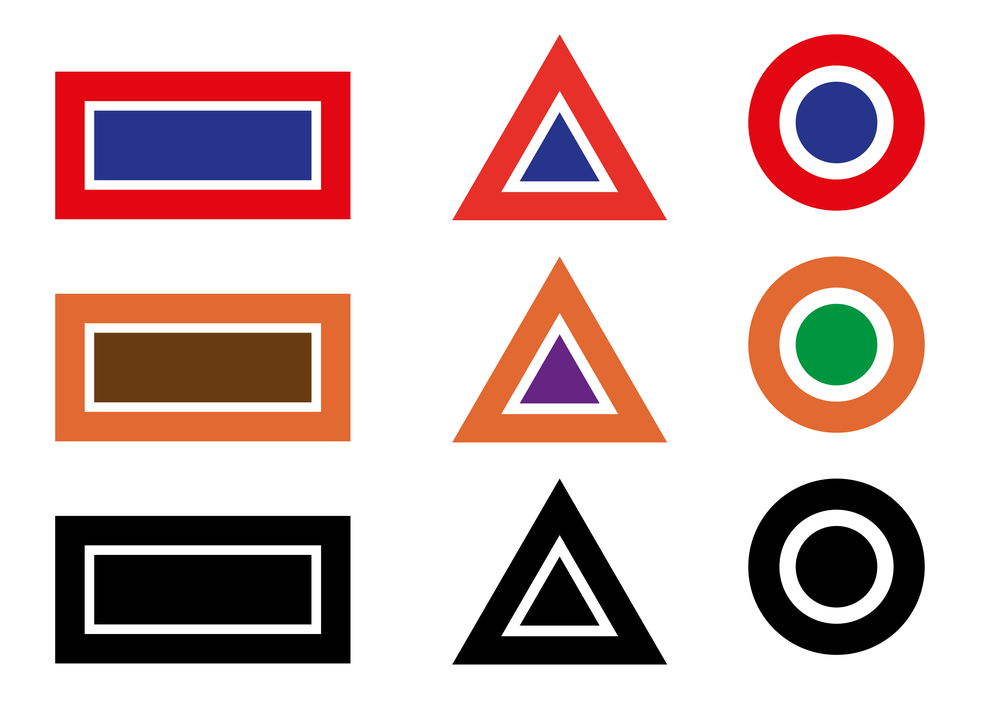
#> input picture shapes.png, 999 x 706 px, shrunk from 3508 x 2481 before the run
$ python 9_contours.py   (older library calls are emulated)
#> lines starting #> are read from the running program, lines starting #| are printed output that depends on the picture; after the words box and inside, x2 and y2 are one past the last pixel; in counts of white or black regions, pixels touching at a corner belong together
# -*- coding: utf-8 -*-
"""
Created on Fri Jul 19 04:36:53 2019

@author: hp
"""

import cv2
import numpy as np

img = cv2.imread('shapes.png')
#> img is the input picture: shape (706, 999, 3); mean B, G, R 185.8, 187.7, 211.3
height, width = img.shape[:2]
#> height = 706; width = 999
M = cv2.getRotationMatrix2D((0, 0), 15, 1)#params- centre, angle, scale
img = cv2.warpAffine(img, M, (width, height))
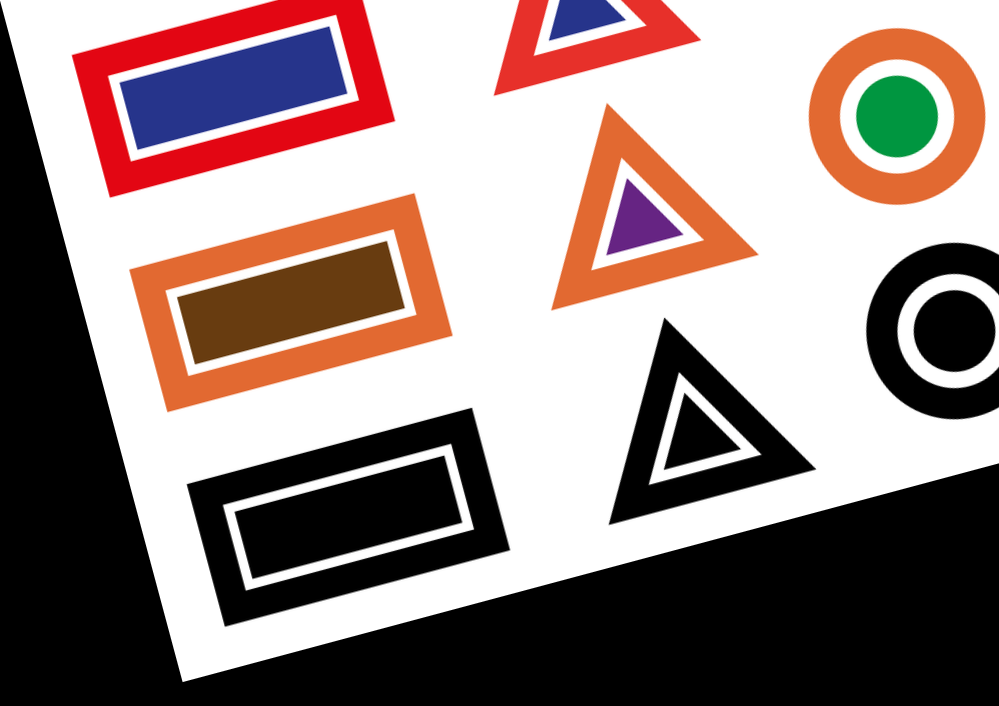
#> img: shape (706, 999, 3); mean B, G, R 131.7, 134.6, 152.1
gray = cv2.cvtColor(img, cv2.COLOR_BGR2GRAY)
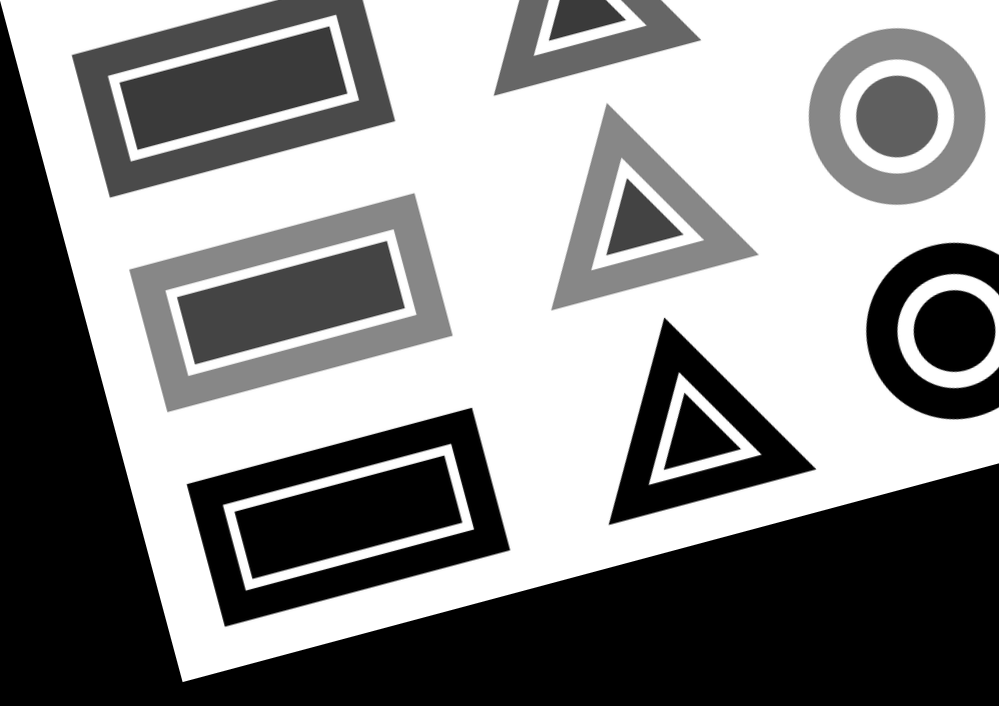
#> gray: shape (706, 999); min 0, max 255, mean 139.5
ret, thresh = cv2.threshold(gray, 200, 255, cv2.THRESH_BINARY_INV)
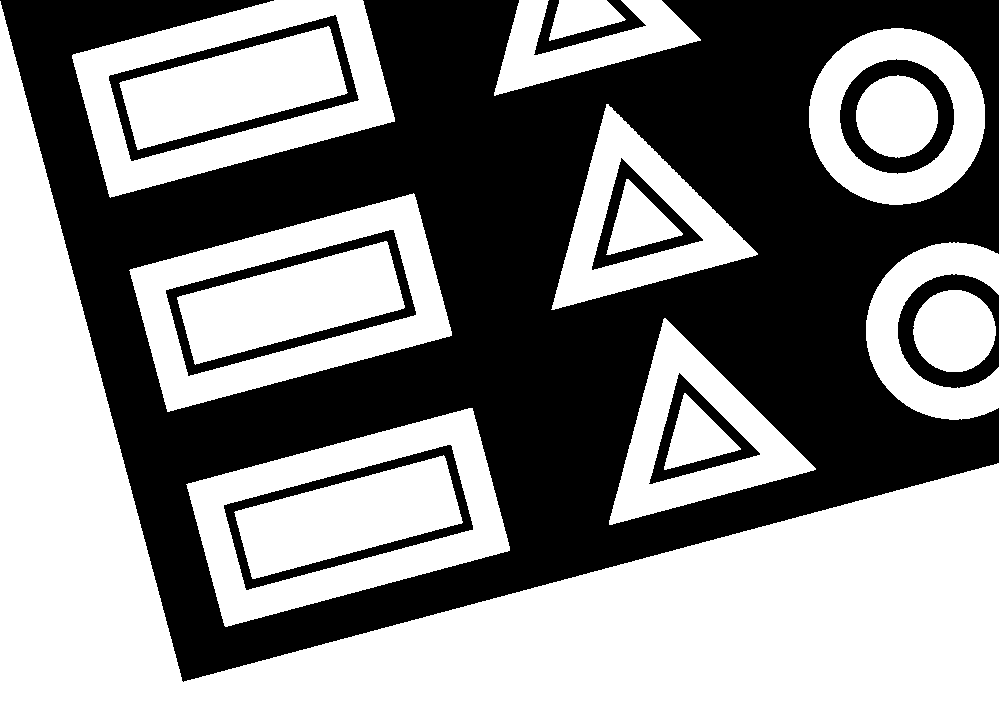
#> thresh: shape (706, 999); 52.5% white; 9 black regions
im, cnts, hierarchy = cv2.findContours(thresh, cv2.RETR_TREE, cv2.CHAIN_APPROX_NONE)
#> cnts = 23 contours; largest, box (x1, y1, x2, y2) and area: (0, 1, 999, 706) 174146, (186, 408, 510, 627) 43552, (129, 193, 452, 412) 43196, (72, 0, 395, 198) 42482, (809, 28, 985, 205) 24238
cv2.drawContours(img, cnts, -1, (0, 255, 255), 2)
M = cv2.moments(cnts[1])
#> M = moments, m00 20993, centre m10/m00, m01/m00 = (348.1, 516.8)
cx = int(M['m10']/M['m00'])
#> cx = 348
cy = int(M['m01']/M['m00'])
#> cy = 516
centroid = (cx, cy)
#> centroid = (348, 516)
cv2.circle(img,centroid, 5, (127, 128, 25), -1)
#> img: shape (706, 999, 3); mean B, G, R 123.6, 143.7, 158.6
x, y, w, h = cv2.boundingRect(cnts[3])
#> x = 609; y = 318; w = 207; h = 207
cv2.rectangle(img, (x, y), (x+w, y+h), (255, 255, 0), 2)
rect = cv2.minAreaRect(cnts[3])
#> rect = ((674.5, 458.5), (185.3, 213.5), -45)
box = cv2.boxPoints(rect)
#> box = [[684.5, 599.5], [533.5, 448.5], [664.5, 317.5], [815.5, 468.5]]
box = np.int0(box)
#> box = [[684, 599], [533, 448], [664, 317], [815, 468]]
cv2.drawContours(img, [box], 0, (255, 0, 255), 2)
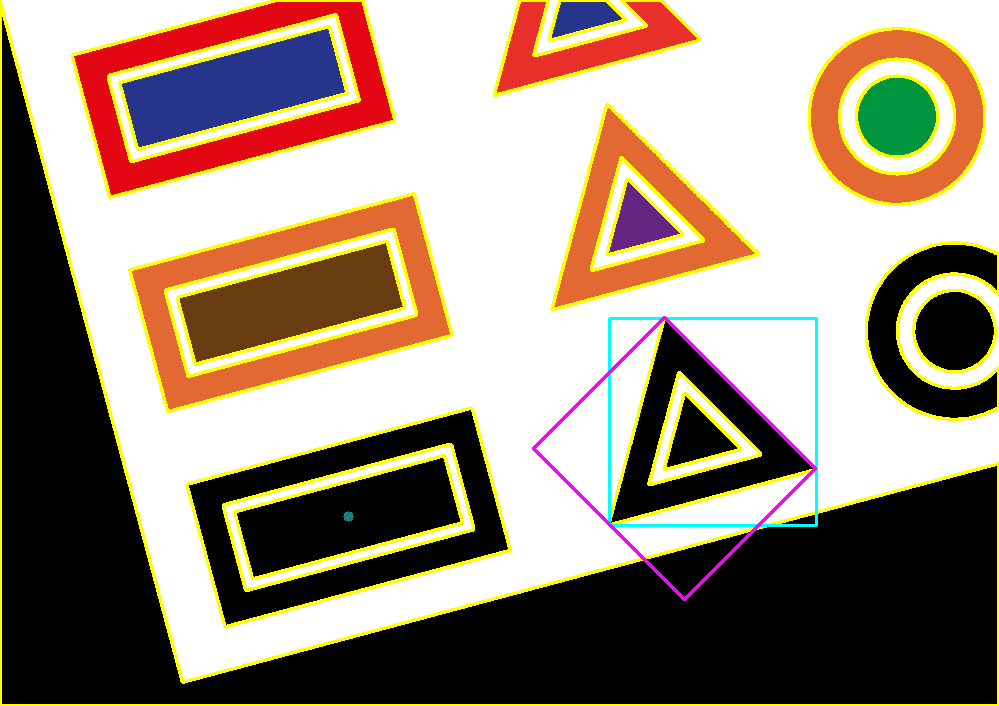
#> img: shape (706, 999, 3); mean B, G, R 124.2, 142.9, 158
(x, y),(mA, ma), angle = cv2.fitEllipse(cnts[2])
#> x = 348; y = 516.8; mA = 77.63; ma = 284.8; angle = 75.01
cv2.imshow('image', img)
cv2.waitKey(0)
cv2.destroyAllWindows()
